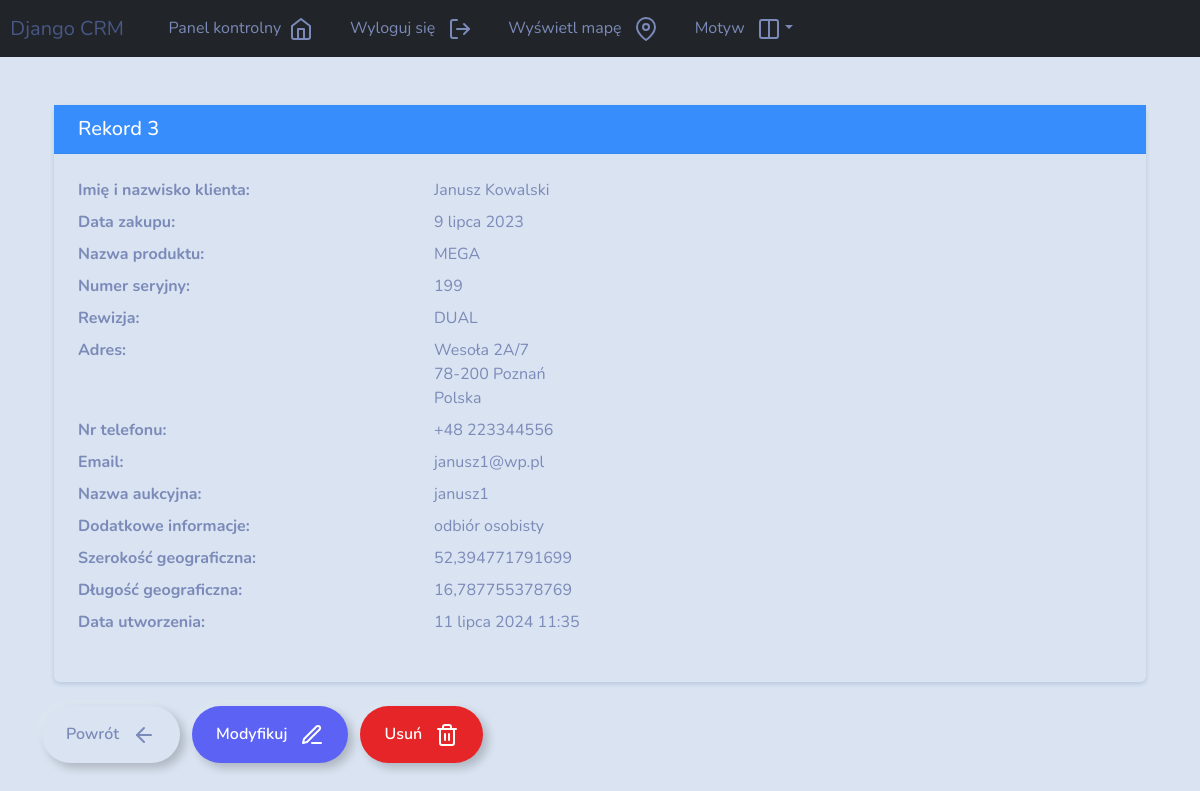
Page /record/3 (signed in) on the earlier database version.
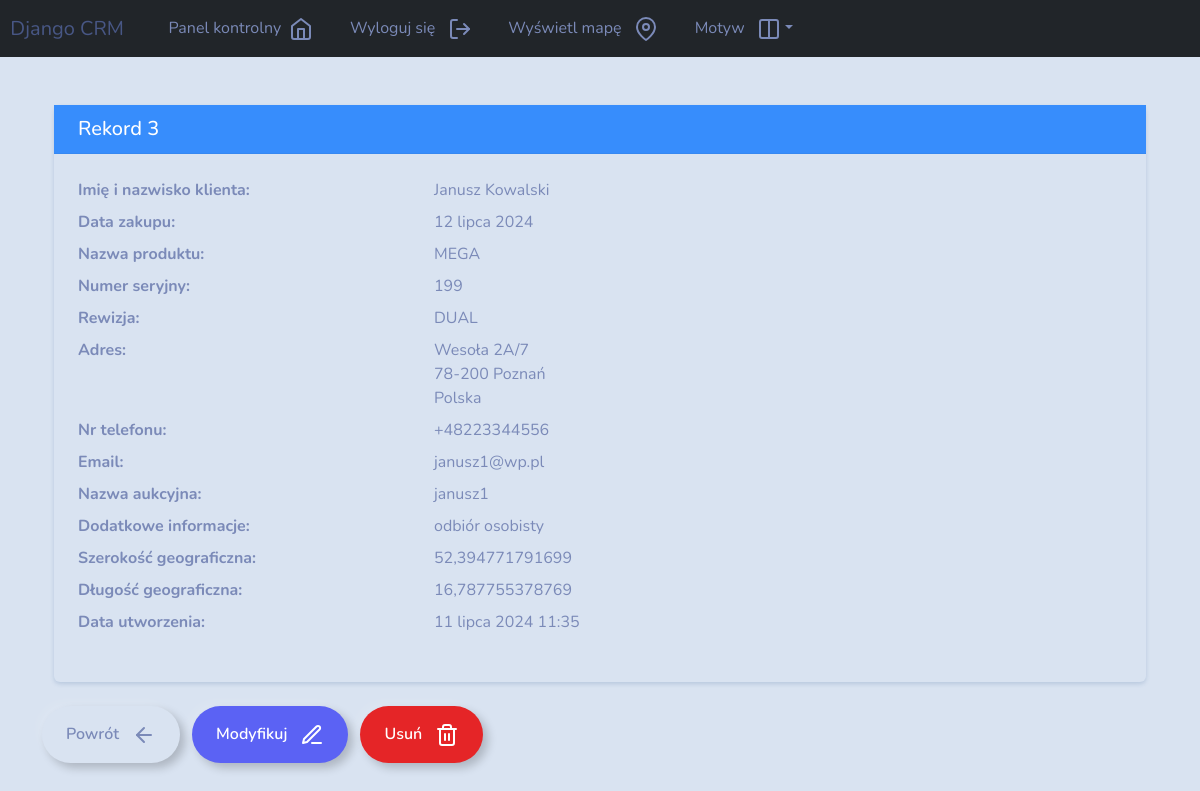
Same page on the later database version.
### webapp/models.py (models this page shows, shortened)
class Record(models.Model):
    creation_date = models.DateTimeField(auto_now_add=True)
    purchase_date = models.DateField(blank=True, null=True)  # Allows blank and NULL
    product_name = models.CharField(max_length=100, blank=True)  # Allows blank
    serial_number = models.CharField(max_length=100, blank=True)  # Allows blank
    revision = models.CharField(max_length=100, blank=True)  # Allows blank
    customer_first_name = models.CharField(max_length=100, blank=True)  # Allows blank
    customer_last_name = models.CharField(max_length=100, blank=True)  # Allows blank
    address_street = models.CharField(max_length=100, blank=True)  # Allows blank
    address_building = models.CharField(max_length=100, blank=True)  # Allows blank
    address_apartment = models.CharField(max_length=100, blank=True)  # Allows blank
    address_city = models.CharField(max_length=100, blank=True)  # Allows blank
    address_postal_code = models.CharField(max_length=100, blank=True)  # Allows blank
    address_country = models.CharField(max_length=100, blank=True)  # Allows blank
    phone_number = PhoneNumberField(blank=True, null=True)  # Allows blank
    email = models.EmailField(max_length=100, blank=True)  # Allows blank
    auction_name = models.CharField(max_length=100, blank=True)  # Allows blank
    additional_info = models.TextField(max_length=1000, blank=True)  # Allows blank
    gps_latitude = models.FloatField(null=True, blank=True)  # Allows NULL and blank
    gps_longitude = models.FloatField(null=True, blank=True)  # Allows NULL and blank

### webapp/views.py (the view)
# urls.py: path('record/<int:pk>', views.view_record, name='view_record'),
@login_required(login_url='user_login')
def view_record(request, pk):
    all_records = Record.objects.get(id=pk)
    context = {'record': all_records}
    return render(request, 'webapp/view_record.html', context=context)

### webapp/templates/webapp/view_record.html (shortened to what this page needs)
{% extends 'webapp/base.html' %}
{% block content %}
<div class="container py-4">
    <div class="card shadow-sm">
        <div class="card-header bg-primary text-white">
            <h5 class="mb-0">Rekord {{ record.id }}</h5>
        </div>
        <div class="card-body">
            <dl class="row">
                <dt class="col-sm-4">Imię i nazwisko klienta:</dt>
                <dd class="col-sm-8">{{record.customer_first_name}} {{record.customer_last_name}}</dd>
                <dt class="col-sm-4">Data zakupu:</dt>
                <dd class="col-sm-8">{{record.purchase_date}}</dd>
                <dt class="col-sm-4">Nazwa produktu:</dt>
                <dd class="col-sm-8">{{record.product_name}}</dd>
                <dt class="col-sm-4">Numer seryjny:</dt>
                <dd class="col-sm-8">{{record.serial_number}}</dd>
                <dt class="col-sm-4">Rewizja:</dt>
                <dd class="col-sm-8">{{record.revision}}</dd>
                <dt class="col-sm-4">Adres:</dt>
                <dd class="col-sm-8">
                    {{record.address_street}} {{record.address_building}}/{{record.address_apartment}}<br>
                    {{record.address_postal_code}} {{record.address_city}}<br>
                    {{record.address_country}}
                </dd>
                <dt class="col-sm-4">Nr telefonu:</dt>
                <dd class="col-sm-8">{{record.phone_number}}</dd>
                <dt class="col-sm-4">Email:</dt>
                <dd class="col-sm-8">{{record.email}}</dd>
                <dt class="col-sm-4">Nazwa aukcyjna:</dt>
                <dd class="col-sm-8">{{record.auction_name}}</dd>
                <dt class="col-sm-4">Dodatkowe informacje:</dt>
                <dd class="col-sm-8">{{record.additional_info}}</dd>
                <dt class="col-sm-4">Szerokość geograficzna:</dt>
                <dd class="col-sm-8">{{record.gps_latitude}}</dd>
                <dt class="col-sm-4">Długość geograficzna:</dt>
                <dd class="col-sm-8">{{record.gps_longitude}}</dd>
                <dt class="col-sm-4">Data utworzenia:</dt>
                <dd class="col-sm-8">{{record.creation_date}}</dd>
            </dl>
        </div>
    </div>
</div>
<a href="{% url 'dashboard' %}" class="btn btn-outline-secondary">Powrót &nbsp&nbsp<i data-feather="arrow-left"></i></a>
<a href="{% url 'update_record' record.id %}" class="btn btn-outline-info">Modyfikuj &nbsp&nbsp<i data-feather="edit-3"></i></a>
<a href="{% url 'delete_record' record.id %}" class="btn btn-outline-danger">Usuń &nbsp&nbsp<i data-feather="trash-2"></i></a>
{% endblock %}

### webapp/templates/webapp/base.html (shortened to what this page needs)
{% load static %}
<!DOCTYPE html>
<html>
    <head>
        {% with request.session.theme as theme %}
        <link rel="stylesheet" type="text/css" href="https://bootswatch.com/5/{{ theme|default:'morph' }}/bootstrap.min.css">
        {% endwith %}
        <link rel="stylesheet" type="text/css" href="{% static 'css/styles.css' %}">
    </head>
    <body>
        {% include 'webapp/navbar.html' %}
        <div class="container">
            <br>
            {% block content %}
            {% endblock %}
        </div>
        <link rel="stylesheet" type="text/css" href="https://cdn.datatables.net/2.0.8/css/dataTables.dataTables.min.css"/>
    </body>
</html>

### webapp/templates/webapp/navbar.html (shortened to what this page needs)
<nav class="navbar navbar-expand-lg bg-dark justify-content-center">
    <a class="navbar-brand main-heading" href="{% url '' %}"> &nbsp; Django CRM</a>
    <div class="collapse navbar-collapse text-center" id="navbarNavDropdown">
        <ul class="navbar-nav mr-auto">
            {% if user.is_authenticated %}
            <li class="nav-item"><a class="nav-link" href="{% url 'dashboard' %}">Panel kontrolny &nbsp;<i data-feather="home"></i></a></li>
            <li class="nav-item"><a class="nav-link" href="{% url 'user_logout' %}">Wyloguj się &nbsp; <i data-feather="log-out"></i></a></li>
            <li class="nav-item"><a class="nav-link" href="{% url 'view_map' %}">Wyświetl mapę &nbsp&nbsp<i data-feather="map-pin"></i></a></li>
            {% else %}
            <li class="nav-item"><a class="nav-link" href="{% url 'register' %}">Zarejestruj się &nbsp&nbsp<i data-feather="user-plus"></i></a></li>
            &nbsp; &nbsp; &nbsp;
            <li class="nav-item"><a class="nav-link" href="{% url 'user_login' %}">Zaloguj się &nbsp&nbsp<i data-feather="log-in"></i></a></li>
            {% endif %}
            <li class="nav-item dropdown">
                <a class="nav-link dropdown-toggle" href="#" id="navbarDropdownMenuLink" role="button" data-bs-toggle="dropdown" aria-expanded="false">Motyw &nbsp&nbsp<i data-feather="columns"></i></a>
            </li>
        </ul>
    </div>
</nav>

Differences in the rows shown:
changed Record "Janusz": purchase_date "9 lipca 2023" → "12 lipca 2024"; phone_number "+48 223344556" → "+48223344556"
